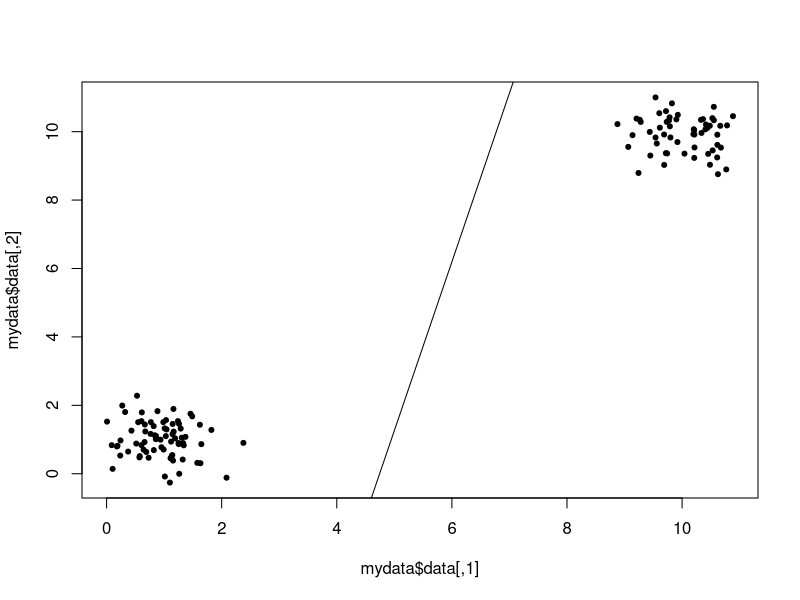

Reproduce this figure in R.
perceptron <- function(data,labels,eta,nIter){
  # data is a design matrix of the form [x1,...,x_d]^(n), labels is (y1,...,yn)
  # eta is the learning rate
  # the perceptron finds a hyperplane that achieves linear separation between cases
  # if such a one exists
  # returns the weight vector learned after a specified number of iterations
  
  d = length(data[1,]) # dimensionality
  N = length(data[,1]) # number of training samples
  
  bias = rep(1,d)
  data = cbind(bias,data)
  d = length(data[1,]) # Adjust for bias
  
  weights = rep(0,d)
  
  # Perceptron functions
  
  f <- function(x,weights){
    y <- x %*% weights
    if(y >= 0){
      return(1)
    }
    else{
      return(-1)
    }
  }
  
  # Debug: First pass error count
  errcount <- 0
  for(n in 1:N){
    out <- f(data[n,],weights)
    if(out != labels[n]){
      errcount = errcount + 1
    }
  }
  cat("Errors before weight update: ", errcount, "\n")
  ############
  
  # Learning starts
  
  for(x in 1:nIter){
    for(n in 1:N){
      output <- f(data[n,],weights)
      if(output == labels[n]){
        weights <- weights
      }
      else{
        weights <- weights + eta * (data[n,] * labels[n])
      }
    }
    
  }
  
  # Debug: Errors after weights
  errcount <- 0
  for(n in 1:N){
    out <- f(data[n,],weights)
    if(out != labels[n]){
      errcount = errcount + 1
    }
  }
  cat("Errors after weight update: ", errcount, "\n")
  
  weights
}


# simulate training and test data

giveLabeledData <- function(N,dimen){
  dat = matrix(nrow=N,ncol=dimen,data=0)
  labs = rep(0,N)
  for(i in 1:N){
    # Draw sample from one of two distributions
    samp = rbinom(1,1,0.5)
    if(samp == 1){
      dat[i,] <- rnorm(dimen,mean = 10, sd = 0.5)
      labs[i] <- 1
    }
    else{
      dat[i,] <- rnorm(dimen,mean=1,sd=0.5)
      labs[i] <- -1
    }
  }
  return(list(data=dat,labels=labs))
}

mydata = giveLabeledData(130,2)

ab <- perceptron(mydata$data,mydata$labels,0.1,6)

# Plot decision boundary
# Obtained by solving for one of the input terms in y = w %*% x, 
# such that in the 2D case, x2 = w0/-w2 - w1/w2 * x1
# -w0/w2 is the intercept, -w1/w2 is the slope

plot(mydata$data,pch=20)
abline(-ab[1]/ab[3],ab[2]/-ab[3])
